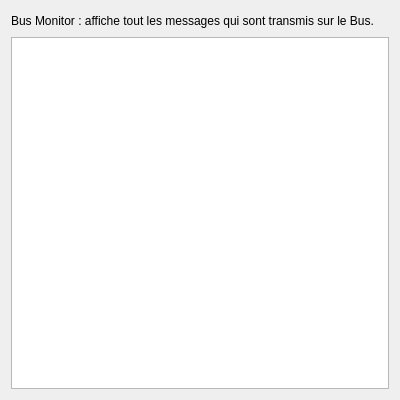
<?xml version="1.0" encoding="UTF-8"?>
<ui version="4.0">
 <class>fenetre_bm</class>
 <widget class="QWidget" name="fenetre_bm">
  <property name="geometry">
   <rect>
    <x>0</x>
    <y>0</y>
    <width>400</width>
    <height>400</height>
   </rect>
  </property>
  <property name="minimumSize">
   <size>
    <width>400</width>
    <height>300</height>
   </size>
  </property>
  <property name="windowTitle">
   <string>BM : Bus Monitor</string>
  </property>
  <layout class="QVBoxLayout" name="verticalLayout">
   <item>
    <layout class="QVBoxLayout" name="verticalLayout_2">
     <item>
      <widget class="QLabel" name="label">
       <property name="minimumSize">
        <size>
         <width>350</width>
         <height>20</height>
        </size>
       </property>
       <property name="text">
        <string>Bus Monitor : affiche tout les messages qui sont transmis sur le Bus.</string>
       </property>
       <property name="margin">
        <number>0</number>
       </property>
       <property name="indent">
        <number>0</number>
       </property>
      </widget>
     </item>
    </layout>
   </item>
   <item>
    <widget class="QTextEdit" name="liste_messages">
     <property name="readOnly">
      <bool>true</bool>
     </property>
    </widget>
   </item>
  </layout>
 </widget>
 <resources/>
 <connections/>
</ui>
